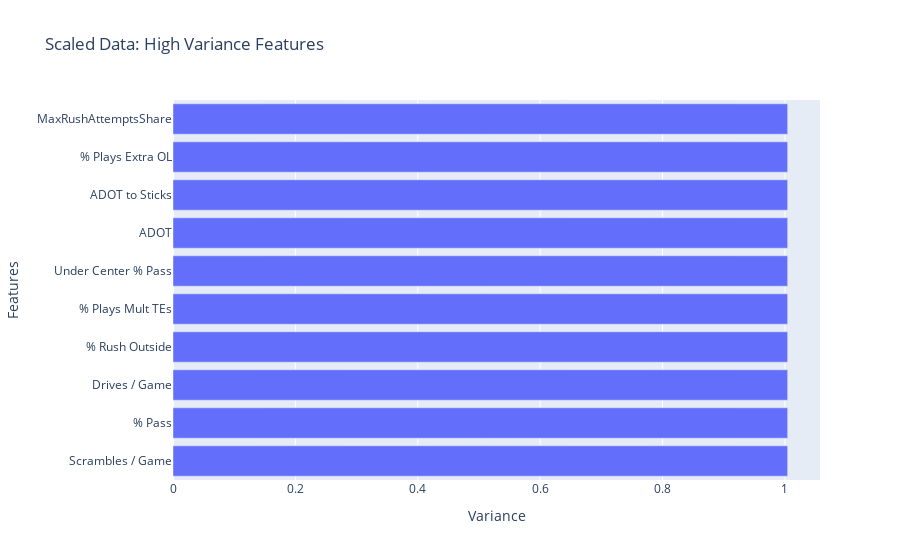

Notebook code cell kept with this figure:
### Code cell
''' Variance of Scaled / Transformed Data '''

# Calculate variance, get 10 largest features
top_ten_variance = scaled_data_df.var().sort_values().tail(10)

# Create horizontal bar chart of `top_ten_var`
fig = px.bar(
    x=top_ten_variance,
    y=top_ten_variance.index,
    title="Scaled Data: High Variance Features"
)
fig.update_layout(xaxis_title="Variance", yaxis_title="Features")
fig.show()

### Figure 1 — Plotly figure (JSON) as saved in the notebook; plotly's stock layout.template omitted (floating-point values rounded to 4 significant figures)
{"data": [{"hovertemplate": "x=%{x}<br>y=%{y}<extra></extra>", "legendgroup": "", "marker": {"color": "#636efa", "pattern": {"shape": ""}}, "name": "", "orientation": "h", "showlegend": false, "textposition": "auto", "type": "bar", "x": [1.004, 1.004, 1.004, 1.004, 1.004, 1.004, 1.004, 1.004, 1.004, 1.004], "xaxis": "x", "y": ["Scrambles / Game", "% Pass", "Drives / Game", "% Rush Outside", "% Plays Mult TEs", "Under Center % Pass", "ADOT", "ADOT to Sticks", "% Plays Extra OL", "MaxRushAttemptsShare"], "yaxis": "y"}], "layout": {"barmode": "relative", "legend": {"tracegroupgap": 0}, "title": {"text": "Scaled Data: High Variance Features"}, "xaxis": {"anchor": "y", "domain": [0, 1], "title": {"text": "Variance"}}, "yaxis": {"anchor": "x", "domain": [0, 1], "title": {"text": "Features"}}}}
